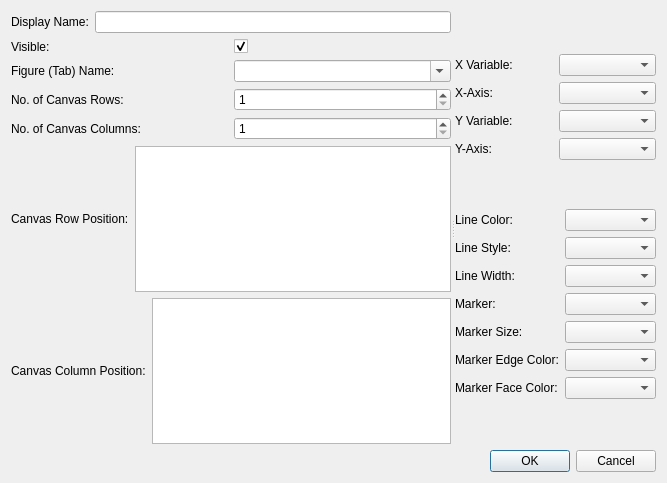
<?xml version="1.0" encoding="UTF-8"?>
<ui version="4.0">
 <class>Dialog</class>
 <widget class="QDialog" name="Dialog">
  <property name="geometry">
   <rect>
    <x>0</x>
    <y>0</y>
    <width>667</width>
    <height>483</height>
   </rect>
  </property>
  <property name="windowTitle">
   <string>Add a New Curve</string>
  </property>
  <layout class="QGridLayout" name="gridLayout_3">
   <item row="0" column="0">
    <widget class="QSplitter" name="splitter">
     <property name="sizePolicy">
      <sizepolicy hsizetype="Expanding" vsizetype="Preferred">
       <horstretch>0</horstretch>
       <verstretch>0</verstretch>
      </sizepolicy>
     </property>
     <property name="orientation">
      <enum>Qt::Horizontal</enum>
     </property>
     <widget class="QWidget" name="layoutWidget">
      <layout class="QVBoxLayout" name="verticalLayout_2">
       <item>
        <layout class="QHBoxLayout" name="horizontalLayout">
         <item>
          <widget class="QLabel" name="label">
           <property name="text">
            <string>Display Name:</string>
           </property>
          </widget>
         </item>
         <item>
          <widget class="QLineEdit" name="lineEdit_dispName"/>
         </item>
        </layout>
       </item>
       <item>
        <layout class="QHBoxLayout" name="horizontalLayout_2">
         <item>
          <widget class="QLabel" name="label_2">
           <property name="text">
            <string>Visible:</string>
           </property>
          </widget>
         </item>
         <item>
          <widget class="QCheckBox" name="checkBox_visible">
           <property name="text">
            <string/>
           </property>
           <property name="checked">
            <bool>true</bool>
           </property>
          </widget>
         </item>
        </layout>
       </item>
       <item>
        <layout class="QHBoxLayout" name="horizontalLayout_3">
         <item>
          <widget class="QLabel" name="label_3">
           <property name="text">
            <string>Figure (Tab) Name:</string>
           </property>
          </widget>
         </item>
         <item>
          <widget class="QComboBox" name="comboBox_figName">
           <property name="editable">
            <bool>true</bool>
           </property>
          </widget>
         </item>
        </layout>
       </item>
       <item>
        <layout class="QHBoxLayout" name="horizontalLayout_4">
         <item>
          <widget class="QLabel" name="label_16">
           <property name="text">
            <string>No. of Canvas Rows:</string>
           </property>
          </widget>
         </item>
         <item>
          <widget class="QSpinBox" name="spinBox_canvasRowCount">
           <property name="minimum">
            <number>1</number>
           </property>
           <property name="maximum">
            <number>10</number>
           </property>
          </widget>
         </item>
        </layout>
       </item>
       <item>
        <layout class="QHBoxLayout" name="horizontalLayout_5">
         <item>
          <widget class="QLabel" name="label_17">
           <property name="text">
            <string>No. of Canvas Columns:</string>
           </property>
          </widget>
         </item>
         <item>
          <widget class="QSpinBox" name="spinBox_canvasColCount">
           <property name="minimum">
            <number>1</number>
           </property>
           <property name="maximum">
            <number>10</number>
           </property>
          </widget>
         </item>
        </layout>
       </item>
       <item>
        <layout class="QHBoxLayout" name="horizontalLayout_6">
         <item>
          <widget class="QLabel" name="label_4">
           <property name="text">
            <string>Canvas Row Position:</string>
           </property>
          </widget>
         </item>
         <item>
          <widget class="QListWidget" name="listWidget_canvasRowPos">
           <property name="selectionMode">
            <enum>QAbstractItemView::ContiguousSelection</enum>
           </property>
           <property name="resizeMode">
            <enum>QListView::Adjust</enum>
           </property>
           <property name="currentRow">
            <number>-1</number>
           </property>
          </widget>
         </item>
        </layout>
       </item>
       <item>
        <layout class="QHBoxLayout" name="horizontalLayout_7">
         <item>
          <widget class="QLabel" name="label_18">
           <property name="text">
            <string>Canvas Column Position:</string>
           </property>
          </widget>
         </item>
         <item>
          <widget class="QListWidget" name="listWidget_canvasColPos">
           <property name="selectionMode">
            <enum>QAbstractItemView::ContiguousSelection</enum>
           </property>
           <property name="currentRow">
            <number>-1</number>
           </property>
          </widget>
         </item>
        </layout>
       </item>
      </layout>
     </widget>
     <widget class="QWidget" name="layoutWidget">
      <layout class="QVBoxLayout" name="verticalLayout">
       <item>
        <layout class="QGridLayout" name="gridLayout_2">
         <item row="0" column="0">
          <widget class="QLabel" name="label_5">
           <property name="text">
            <string>X Variable:</string>
           </property>
          </widget>
         </item>
         <item row="0" column="1">
          <widget class="QComboBox" name="comboBox_xVarName"/>
         </item>
         <item row="1" column="0">
          <widget class="QLabel" name="label_7">
           <property name="text">
            <string>X-Axis:</string>
           </property>
          </widget>
         </item>
         <item row="1" column="1">
          <widget class="QComboBox" name="comboBox_xAxis"/>
         </item>
         <item row="2" column="0">
          <widget class="QLabel" name="label_6">
           <property name="text">
            <string>Y Variable:</string>
           </property>
          </widget>
         </item>
         <item row="2" column="1">
          <widget class="QComboBox" name="comboBox_yVarName"/>
         </item>
         <item row="3" column="0">
          <widget class="QLabel" name="label_8">
           <property name="text">
            <string>Y-Axis:</string>
           </property>
          </widget>
         </item>
         <item row="3" column="1">
          <widget class="QComboBox" name="comboBox_yAxis"/>
         </item>
        </layout>
       </item>
       <item>
        <layout class="QGridLayout" name="gridLayout">
         <item row="0" column="0">
          <widget class="QLabel" name="label_9">
           <property name="text">
            <string>Line Color:</string>
           </property>
          </widget>
         </item>
         <item row="0" column="1">
          <widget class="QComboBox" name="comboBox_lineColor"/>
         </item>
         <item row="1" column="0">
          <widget class="QLabel" name="label_10">
           <property name="text">
            <string>Line Style:</string>
           </property>
          </widget>
         </item>
         <item row="1" column="1">
          <widget class="QComboBox" name="comboBox_lineStyle"/>
         </item>
         <item row="2" column="0">
          <widget class="QLabel" name="label_11">
           <property name="text">
            <string>Line Width:</string>
           </property>
          </widget>
         </item>
         <item row="2" column="1">
          <widget class="QComboBox" name="comboBox_lineWidth"/>
         </item>
         <item row="3" column="0">
          <widget class="QLabel" name="label_12">
           <property name="text">
            <string>Marker:</string>
           </property>
          </widget>
         </item>
         <item row="3" column="1">
          <widget class="QComboBox" name="comboBox_marker"/>
         </item>
         <item row="4" column="0">
          <widget class="QLabel" name="label_13">
           <property name="text">
            <string>Marker Size:</string>
           </property>
          </widget>
         </item>
         <item row="4" column="1">
          <widget class="QComboBox" name="comboBox_markerSize"/>
         </item>
         <item row="5" column="0">
          <widget class="QLabel" name="label_14">
           <property name="text">
            <string>Marker Edge Color:</string>
           </property>
          </widget>
         </item>
         <item row="5" column="1">
          <widget class="QComboBox" name="comboBox_markerEdgeColor"/>
         </item>
         <item row="6" column="0">
          <widget class="QLabel" name="label_15">
           <property name="text">
            <string>Marker Face Color:</string>
           </property>
          </widget>
         </item>
         <item row="6" column="1">
          <widget class="QComboBox" name="comboBox_markerFaceColor"/>
         </item>
        </layout>
       </item>
      </layout>
     </widget>
    </widget>
   </item>
   <item row="1" column="0">
    <widget class="QDialogButtonBox" name="buttonBox">
     <property name="orientation">
      <enum>Qt::Horizontal</enum>
     </property>
     <property name="standardButtons">
      <set>QDialogButtonBox::Cancel|QDialogButtonBox::Ok</set>
     </property>
    </widget>
   </item>
  </layout>
 </widget>
 <resources/>
 <connections>
  <connection>
   <sender>buttonBox</sender>
   <signal>accepted()</signal>
   <receiver>Dialog</receiver>
   <slot>accept()</slot>
   <hints>
    <hint type="sourcelabel">
     <x>248</x>
     <y>254</y>
    </hint>
    <hint type="destinationlabel">
     <x>157</x>
     <y>274</y>
    </hint>
   </hints>
  </connection>
  <connection>
   <sender>buttonBox</sender>
   <signal>rejected()</signal>
   <receiver>Dialog</receiver>
   <slot>reject()</slot>
   <hints>
    <hint type="sourcelabel">
     <x>316</x>
     <y>260</y>
    </hint>
    <hint type="destinationlabel">
     <x>286</x>
     <y>274</y>
    </hint>
   </hints>
  </connection>
 </connections>
</ui>
